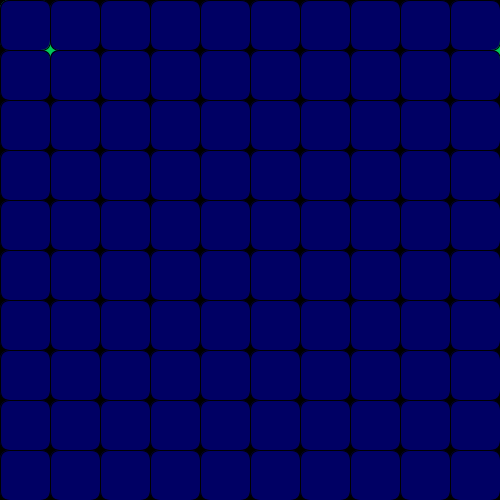
Frame 1 (no input)
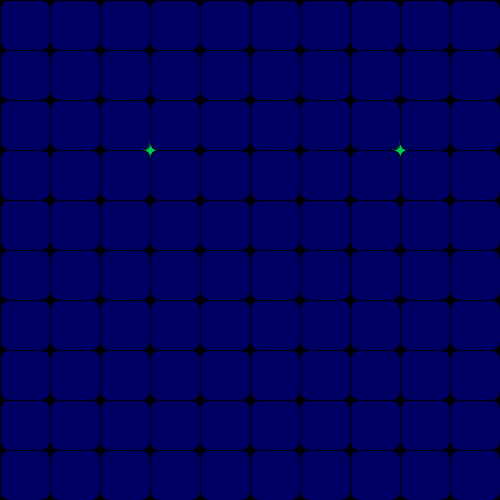
Frame 60 (the mouse pressed at the canvas centre just before this capture)
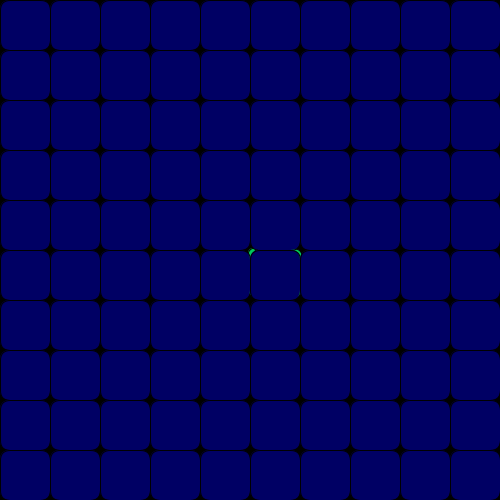
Frame 120 (the mouse held since frame 60 and released just before this capture)

The Processing sketch that drew these frames (run headless with seeded random() and noise(); from frame 60 on, the mouse is pressed at the canvas centre):

// Processing sketch: processing_156685
// ── processing_156685.pde

int i=0;
void setup(){
  size(500,500);

}

void draw(){
  background(0);
  fill(0,200,90);

  do {rect(i,i, 50, 50, 10);
  i++;
}
  while(i<10);
  do {rect(width-i,i, 50, 50, 10);
  i++;
}


  while(i<10);
    fill(0,0,100);
  for(int i=0; i<10; i=i+1) {
    for(int j=0; j<10;j=j+1){
      rect(i*50,j*50,50,50,10);
      
    }
  }
}
